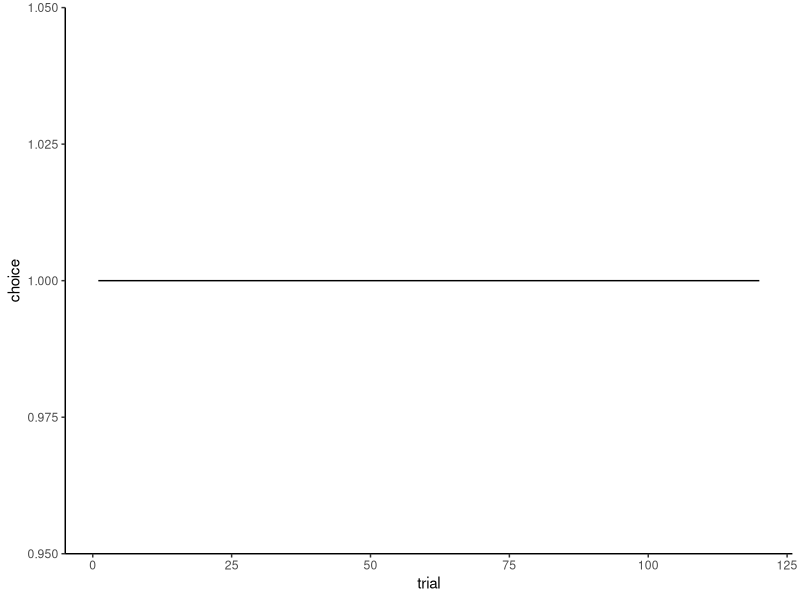
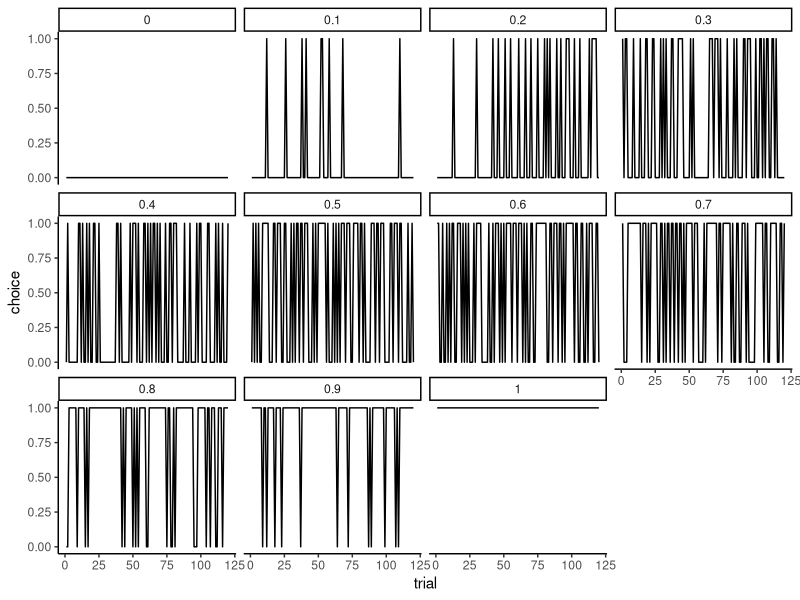
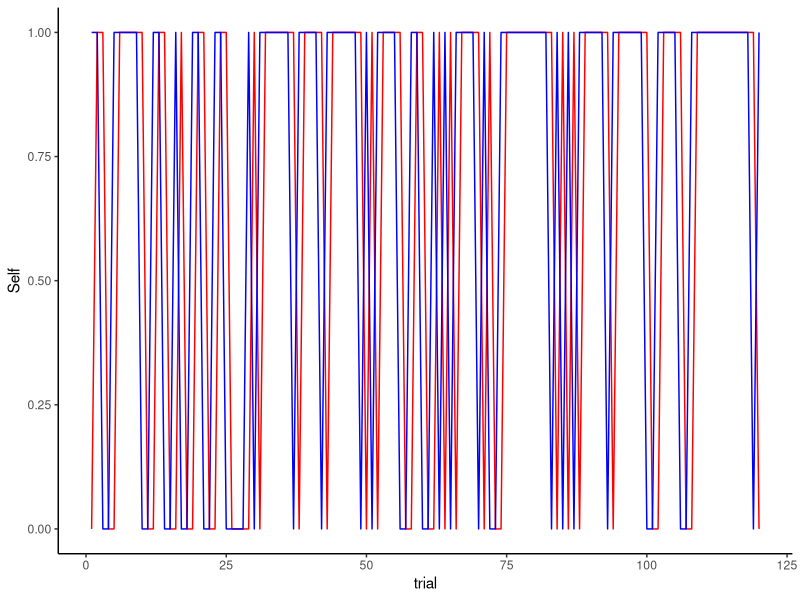
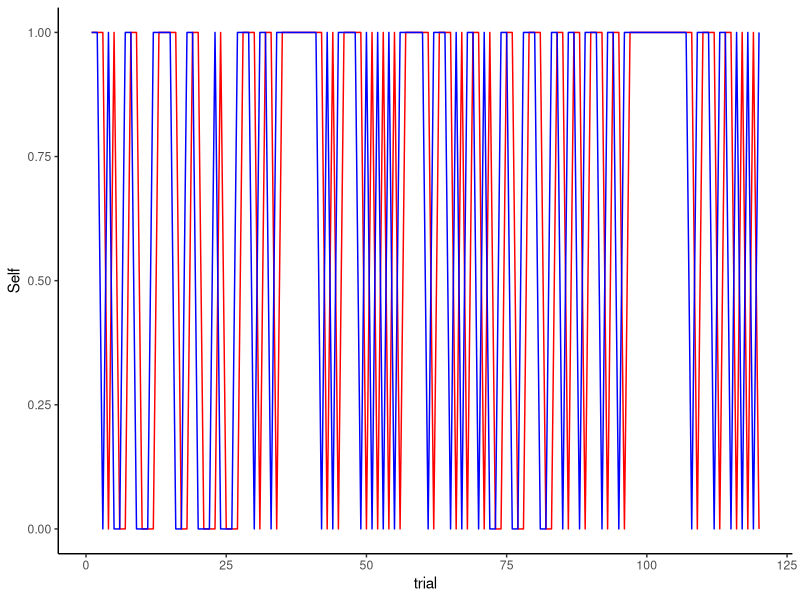
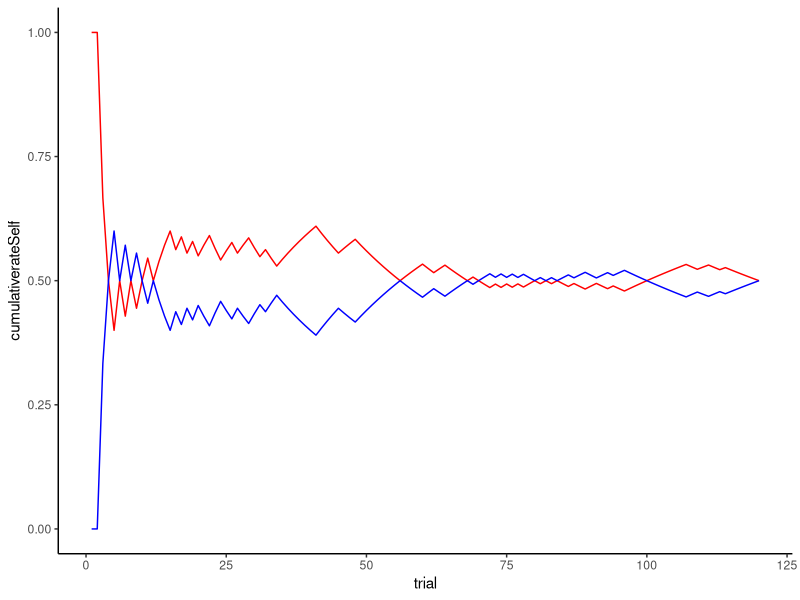
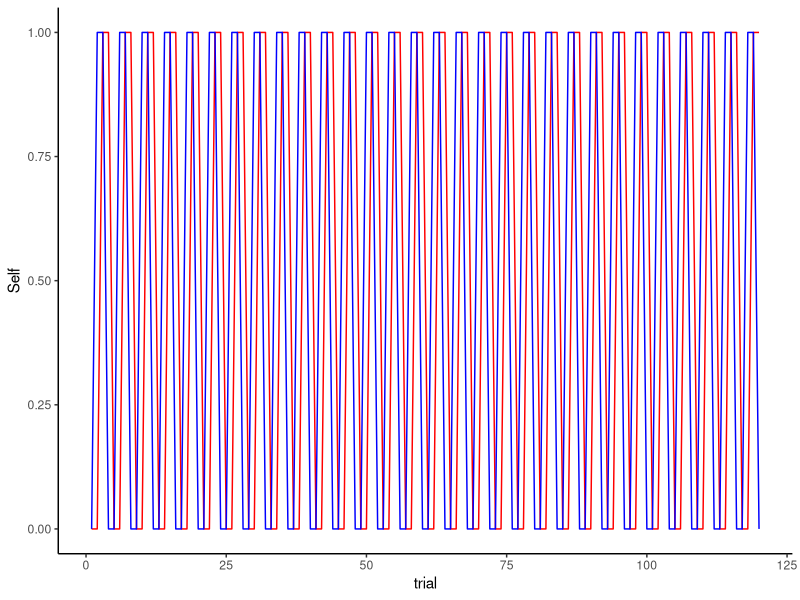
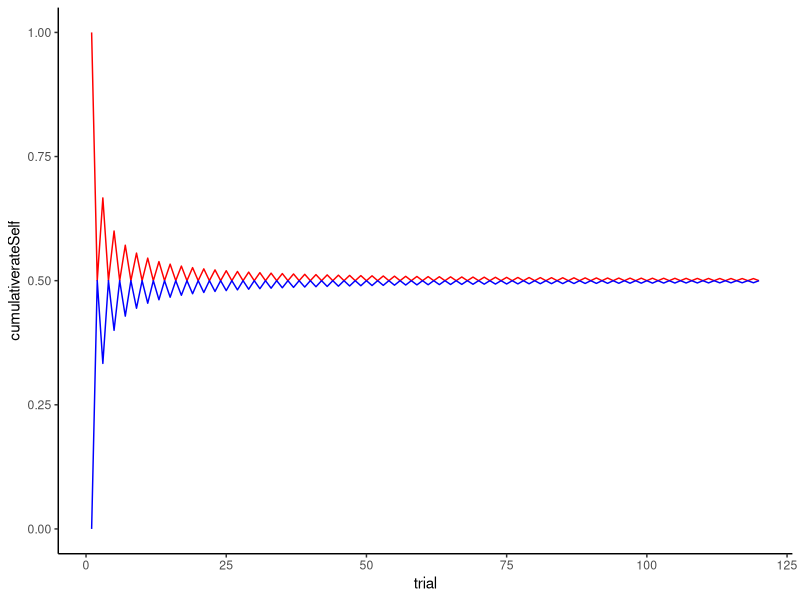

The R script that drew these images, in order:
## ---- chunk 1
knitr::opts_chunk$set(echo = TRUE)
## ---- chunk 2
library(tidyverse)
## ---- chunk 3
RandomAgent_f <- function(bias){             # removing input (not used!)         
  choice <- rbinom(1, 1, bias)
  return(choice)}

rate <- 0.9                                                       # defining rate
RandomChoice <- RandomAgent_f(rate) # running the function
RandomChoice                                               

## ---- chunk 4


trials <- 120            # defining how many trials      
randomChoice <- rep(NA, trials) # creating an empty vector
for (t in seq(trials)){randomChoice[t] <- RandomAgent_f(rate)} # running the function as many times as the trials and saving the output
d1 <- tibble(trial = seq(trials), choice = RandomChoice) # making a dataframe
p1 <- ggplot(d1, aes(trial, choice)) + geom_line() + theme_classic() # plot
p1 # display the plot

## ---- chunk 5

# random agent different rates

d1 <- NULL  # making sure the dataframe is not there already

for (rate in seq(0,1,0.1)){ #looping through rates of 0, 0.1, 0.2, etc. up to 1      
  randomChoice <- rep(NA, trials)
  for (t in seq(trials)){randomChoice[t] <- RandomAgent_f(rate)}
  temp <- tibble(trial = seq(trials), choice = randomChoice, rate) 
  if (exists("d1")){d1 <- rbind(d1, temp)} else{d1 <- temp}}

p1 <- ggplot(d1, aes(trial, choice)) + geom_line() + facet_wrap(.~rate) + theme_classic() 
p1

## ---- chunk 6
# win stay lose shift
WSLSAgent_f <- function(prevChoice, Feedback){
  if (Feedback == 1){ 
    choice = prevChoice 
  } else if (Feedback == 0) { 
      choice = 1-prevChoice } 
  return(choice) }

WSLSChoice <- WSLSAgent_f(1, 0)

## ---- chunk 7
# Against a random agent
rate <- 0.7
Self <- rep(NA, trials)
Other <- rep(NA, trials)
Self[1] <- RandomAgent_f(0.5)
for (t in seq(trials)){Other[t] <- RandomAgent_f(rate)}

for (i in 2:trials){
  if (Self[i-1] == Other[i-1]){
    Feedback = 1
  } else {Feedback = 0}
  Self[i] <- WSLSAgent_f(Self[i-1], Feedback)
}

df <- tibble(Self, Other, trial = seq(trials), Feedback = as.numeric(Self==Other)) 
ggplot(df) + theme_classic() + geom_line(color="red", aes(trial, Self)) + geom_line(color="blue", aes(trial, Other))


## ---- chunk 8

## ---- chunk 9
# Win-shift-shift, lose-stay-stay 
WSSLSSagent <- function(prevChoice, Feedback){
  for (i in 2:trials){
    
  if (i %% 2 == 0) { # if even trial number
    
    if (Feedback == 1){
    win = TRUE  # keep track of current stategy
    choice = prevChoice 
  } else if (Feedback == 0) { 
    win = FALSE  # keep track of current stategy
    choice = 1-prevChoice }
    
  }
    
  else if (i %% 2 != 0) { # if odd trial number
    
    if (win == TRUE) { # if the win-shift-shift strategy
    choice = prevChoice
    if (prevChoice == 1){
      choice = 0
  }   else if (prevChoice == 0) {
        choice = 1}
    
    if (win == FALSE) { # if the lose-stay-stay strategy
    choice = prevChoice
    if (prevChoice == 1){
      choice = 1
  }   else if (prevChoice == 0) {
        choice = 0}}
    }
    
    }
    
      
        }
  
   
  return(choice) }

WSSLSSagentChoice <- WSSLSSagent(1, 0)
## ---- chunk 10
# Against a random agent
rate <- 0.7
Self <- rep(NA, trials)
Other <- rep(NA, trials)
Self[1] <- RandomAgent_f(0.5)
for (t in seq(trials)){Other[t] <- RandomAgent_f(rate)}

for (i in 2:trials){
  if (Self[i-1] == Other[i-1]){
    Feedback = 1
  } else {Feedback = 0}
  Self[i] <- WSSLSSagent(Self[i-1], Feedback)
}

df <- tibble(Self, Other, trial = seq(trials), Feedback = as.numeric(Self==Other)) 
ggplot(df) + theme_classic() + geom_line(color="red", aes(trial, Self)) + geom_line(color="blue", aes(trial, Other))
## ---- chunk 11
df <- df %>% 
  mutate(cumulativerateSelf = cumsum(Feedback) / seq_along(Feedback),
         cumulativerateOther = cumsum(1-Feedback) / seq_along(Feedback) )

ggplot(df) + theme_classic() + geom_line(color="red", aes(trial, cumulativerateSelf)) + geom_line(color="blue", aes(trial, cumulativerateOther))

## ---- chunk 12
# Against a Win-Stay-Lose Shift 
Self <- rep(NA, trials) 
Other <- rep(NA, trials) 
Self[1] <- RandomAgent_f(0.5) 
Other[1] <- RandomAgent_f(0.5) 

for (i in 2:trials){ 
  if (Self[i-1] == Other[i-1]){ Feedback = 1 } else {Feedback = 0}
  Self[i] <- WSSLSSagent(Self[i-1], Feedback) 
  Other[i] <- WSLSAgent_f(Other[i-1], 1-Feedback) }

df <- tibble(Self, Other, trial = seq(trials), Feedback = as.numeric(Self==Other)) 
ggplot(df) + theme_classic() + geom_line(color="red", aes(trial, Self)) + geom_line(color="blue", aes(trial, Other))

## ---- chunk 13
df <- df %>% 
  mutate(cumulativerateSelf = cumsum(Feedback) / seq_along(Feedback),
         cumulativerateOther = cumsum(1-Feedback) / seq_along(Feedback) )

ggplot(df) + theme_classic() + geom_line(color="red", aes(trial, cumulativerateSelf)) + geom_line(color="blue", aes(trial, cumulativerateOther))
